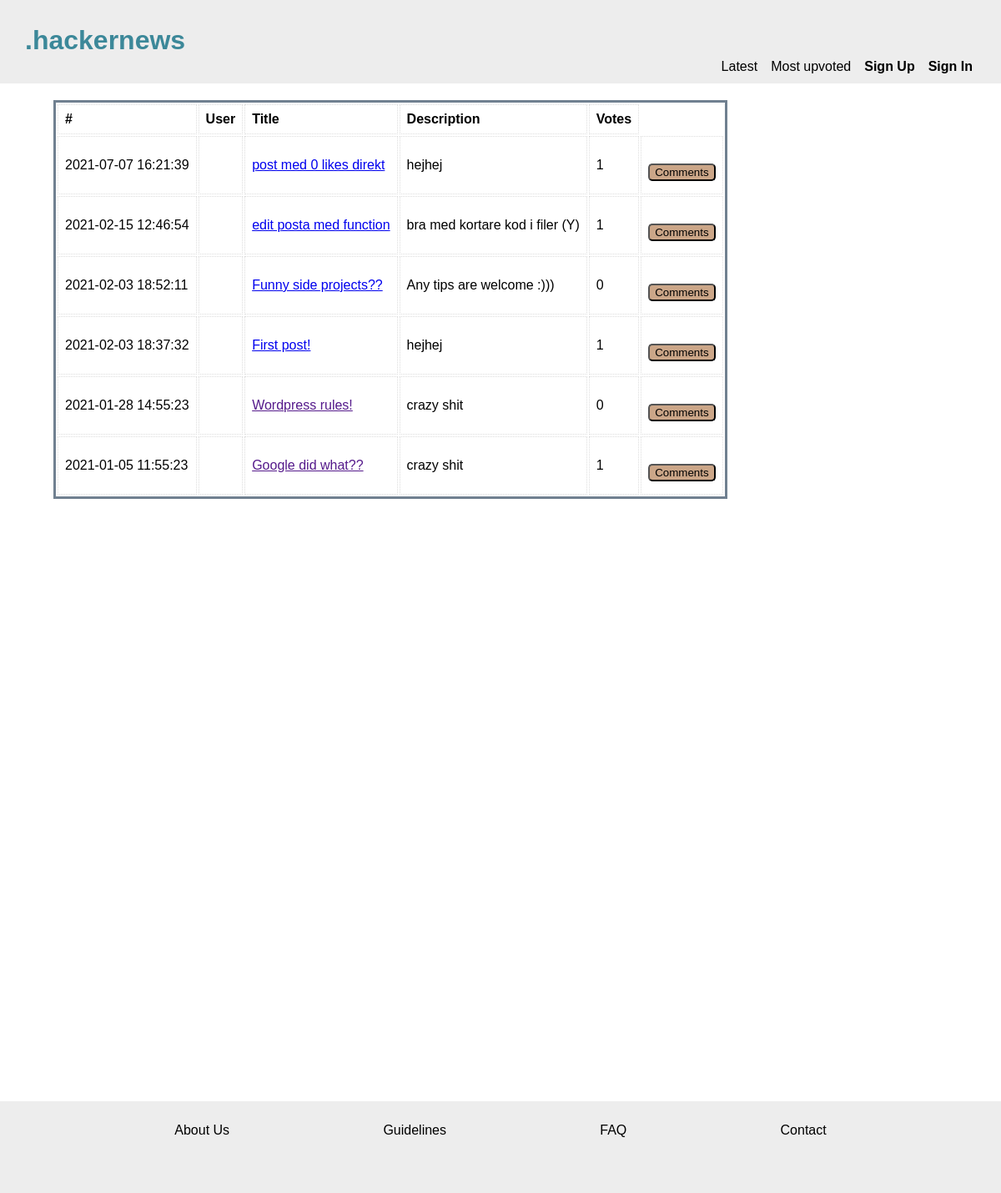
The page / on the database its author committed.
### tables this page shows
CREATE TABLE posts (
	id INTEGER PRIMARY KEY, 
	users_id INT NOT NULL, 
	author VARCHAR NOT NULL, 
	title VARCHAR, 
	description VARCHAR, 
	link VARCHAR, 
	upvotes INT, 
	published TIMESTAMP NOT NULL,  
	FOREIGN KEY (users_id) REFERENCES users( id), 
	FOREIGN KEY (author) REFERENCES users(username));

### app/functions.php (called while the page is built, shortened)
<?php
function getLatestPosts(PDO $pdo)
{
    $statement = $pdo->prepare('SELECT * FROM posts ORDER BY published DESC');
    $statement->execute();
    $posts = $statement->fetchAll(PDO::FETCH_ASSOC);
    return $posts;
}

### index.php (the view, shortened to what this page needs)
<?php
require __DIR__ . '/app/autoload.php';
require __DIR__ . '/views/header.php';
?>
<main class="boxXL">
    <table class="tablePosts">
        <?php if (isset($_GET['order'])) {
            $posts = getTopPosts($pdo);
        } else {
            $posts = getLatestPosts($pdo);
        } ?>
        <tbody class="tbodyPost">
            <tr>
                <th>#</th>
                <th>User</th>
                <th>Title</th>
                <th>Description</th>
                <th>Votes</th>
            </tr>
            <?php foreach ($posts as $post) : ?>
                <tr class="row-post">
                    <td><?= $post['published']; ?></td>
                    <td><?php if (isset($_SESSION['user'])) : ?>
                            <?php if ($post['author'] === $_SESSION['user']['username']) : ?>
                                <b><?= $post['author']; ?></b>
                                <form action="/editPost.php?post_id=<?= $post['id'] ?>" method="POST">
                                    <button type="submit" name="edit">Edit Post</button>
                                </form>
                            <?php else :
                                echo $post['author']; ?>
                            <?php endif; ?>
                        <?php endif; ?>
                    </td>
                    <td><a href="<?= $post['link']; ?>"> <?= $post['title']; ?></a></td>
                    <td><?= $post['description']; ?></td>
                    <td><?= $post['upvotes']; ?></td>
                    <td>
                        <form action="/singlePost.php" method="POST">
                            <button type="submit" name="show">Comments</button>
                        </form>
                </tr>
        </tbody>
    <?php endforeach; ?>
    </table>
</main>
<?php require __DIR__ . '/views/footer.php'; ?>

### views/header.php (shortened to what this page needs)
<!DOCTYPE html>
<html lang="en">
<head>
    <link rel="stylesheet" href="/assets/css/global.css">
    <link rel="stylesheet" href="/assets/css/header.css">
    <link rel="stylesheet" href="/assets/css/index.css">
    <link rel="stylesheet" href="/assets/css/footer.css">
    <link rel="stylesheet" href="/assets/css/forms.css">
    <link rel="stylesheet" href="/assets/css/login.css">
    <link rel="stylesheet" href="/assets/css/profile.css">
</head>
<body>
    <header>
        <h1><a href="index.php" id="titleLink">.hackernews</a></h1>
        <nav>
            <a href="index.php?order=latest">Latest</a>
            <a href="index.php?order=votes">Most upvoted</a>
            <?php if (isset($_SESSION['user'])) : ?>
                <a href="createPost.php" class="bold">Create Post</a>
                <a href="profile.php" class="bold">My Profile</a>
                <a href="app/users/logout.php" class="bold" >Log Out</a>
            <?php else : ?>
                <a href="login.php" class="bold">Sign Up</a>
                <a href="login.php" class="bold">Sign In</a>
            <?php endif; ?>
        </nav>
    </header>

### views/footer.php (shortened to what this page needs)
<footer>
    <nav>
        <a href="xx">About Us</a>
        <a href="xx">Guidelines</a>
        <a href="xx">FAQ</a>
        <a href="xx">Contact</a>
    </nav>
</footer>
</body>
</html>

### assets/css/global.css (style rules this page uses)
* { box-sizing: border-box; margin: 0; font-family: Arial, Helvetica, sans-serif; }
body { height: 100%; width: 100%; }
:root { --header-footer-bg: rgb(237, 237, 237); --main-bg: rgb(237, 237, 237); --btn: rgb(203, 166, 136); --btn-dark: rgb(170, 139, 114); --title-heading: rgb(60, 136, 153); }

### assets/css/header.css (style rules this page uses)
header { background-color: var(--header-footer-bg); text-align: left; font-family: 'Arial'; font-size: 1rem; padding: 30px; height: 100px; position: absolute; top: 0; width: 100%; z-index: 2; }
#titleLink { text-decoration: none; color: var(--title-heading); }
nav { display: flex; justify-content: flex-end; margin: 4px; }
header nav a { color: black; font-size: 1rem; text-decoration: none; margin-left: 1rem; }
.bold { font-weight: bold; }

### assets/css/index.css (style rules this page uses)
.boxXL { margin: 2rem; min-height: 100vh; z-index: 1; max-width: 1000px; margin-top: 120px; }
.tablePosts { max-height: fit-content; min-width: 350px; border: slategray; border-style: solid; margin-left: 2rem; }
td, th { border: 1px dotted #dddddd; text-align: left; padding: 8px; }
.row-post { height: 70px; }

### assets/css/footer.css (style rules this page uses)
footer { background-color: var(--header-footer-bg); text-align: center; font-family: "Arial"; font-size: 1.2rem; bottom: 0; padding: 15px; height: 6rem; width: 100%; margin-top: 50vh; z-index: 0; }
footer nav { display: flex; flex-direction: column; justify-content: space-evenly; margin: 10px; line-height: 20px; }
nav a { color: black; font-size: 1rem; text-decoration: none; }
@media screen and (min-width: 700px) { footer { font-size: 1.5rem; height: 110px; } }
@media screen and (min-width: 700px) { footer nav { display: flex; flex-direction: row; justify-content: space-evenly; margin: 10px; } }

### assets/css/forms.css (style rules this page uses)
form { display: flex; flex-direction: column; line-height: 1.5rem; }
button { border-radius: 5px; max-width: 100px; background-color: var(--btn); margin-top: 1rem; }

### rows shown on the page
posts: published "2021-07-07 16:21:39", title "post med 0 likes direkt", description "hejhej", upvotes "1"
posts: published "2021-02-15 12:46:54", title "edit posta med function", description "bra med kortare kod i filer (Y)", upvotes "1"
posts: published "2021-02-03 18:52:11", title "Funny side projects??", description "Any tips are welcome :)))", upvotes "0"
posts: published "2021-02-03 18:37:32", title "First post!", description "hejhej", upvotes "1"
posts: published "2021-01-28 14:55:23", title "Wordpress rules!", description "crazy shit", upvotes "0"
posts: published "2021-01-05 11:55:23", title "Google did what??", description "crazy shit", upvotes "1"
